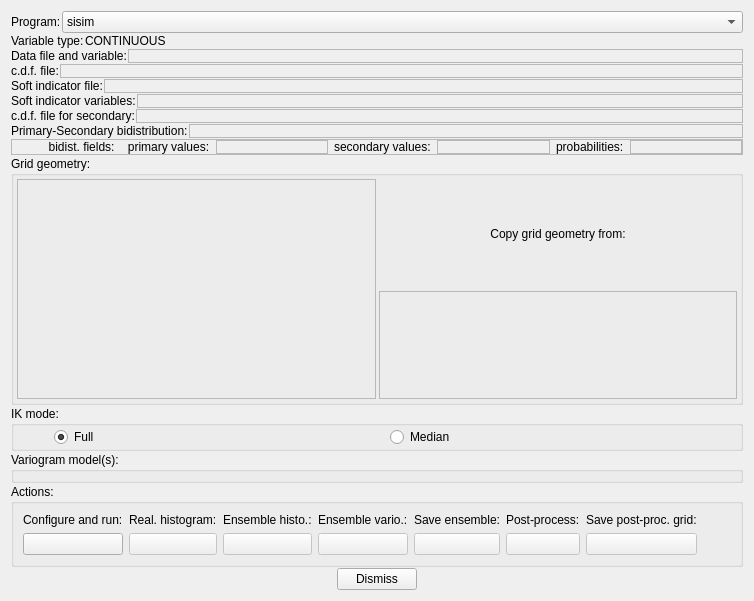
<?xml version="1.0" encoding="UTF-8"?>
<ui version="4.0">
 <class>SisimDialog</class>
 <widget class="QDialog" name="SisimDialog">
  <property name="geometry">
   <rect>
    <x>0</x>
    <y>0</y>
    <width>754</width>
    <height>601</height>
   </rect>
  </property>
  <property name="windowTitle">
   <string>Sequential Indicator Simulation Dialog</string>
  </property>
  <layout class="QVBoxLayout" name="verticalLayout">
   <property name="spacing">
    <number>1</number>
   </property>
   <item>
    <layout class="QHBoxLayout" name="horizontalLayout_13">
     <property name="bottomMargin">
      <number>0</number>
     </property>
     <item>
      <widget class="QLabel" name="label_5">
       <property name="text">
        <string>Program:</string>
       </property>
      </widget>
     </item>
     <item>
      <widget class="QComboBox" name="cmbProgram">
       <property name="sizePolicy">
        <sizepolicy hsizetype="Expanding" vsizetype="Fixed">
         <horstretch>0</horstretch>
         <verstretch>0</verstretch>
        </sizepolicy>
       </property>
       <item>
        <property name="text">
         <string>sisim</string>
        </property>
       </item>
       <item>
        <property name="text">
         <string>sisim_gs</string>
        </property>
       </item>
       <item>
        <property name="text">
         <string>sisim_lm</string>
        </property>
       </item>
      </widget>
     </item>
    </layout>
   </item>
   <item>
    <layout class="QHBoxLayout" name="horizontalLayout_2">
     <item>
      <widget class="QLabel" name="label">
       <property name="text">
        <string>Variable type:</string>
       </property>
      </widget>
     </item>
     <item>
      <widget class="QLabel" name="lblIKVarType">
       <property name="sizePolicy">
        <sizepolicy hsizetype="Expanding" vsizetype="Preferred">
         <horstretch>0</horstretch>
         <verstretch>0</verstretch>
        </sizepolicy>
       </property>
       <property name="text">
        <string>CONTINUOUS</string>
       </property>
      </widget>
     </item>
    </layout>
   </item>
   <item>
    <layout class="QHBoxLayout" name="horizontalLayout_3">
     <item>
      <widget class="QLabel" name="label_2">
       <property name="text">
        <string>Data file and variable:</string>
       </property>
      </widget>
     </item>
     <item>
      <widget class="QFrame" name="frmInput">
       <property name="sizePolicy">
        <sizepolicy hsizetype="Expanding" vsizetype="Preferred">
         <horstretch>0</horstretch>
         <verstretch>0</verstretch>
        </sizepolicy>
       </property>
       <property name="frameShape">
        <enum>QFrame::StyledPanel</enum>
       </property>
       <property name="frameShadow">
        <enum>QFrame::Raised</enum>
       </property>
       <layout class="QHBoxLayout" name="horizontalLayout_4">
        <property name="spacing">
         <number>0</number>
        </property>
        <property name="margin">
         <number>0</number>
        </property>
       </layout>
      </widget>
     </item>
    </layout>
   </item>
   <item>
    <layout class="QHBoxLayout" name="horizontalLayout_5">
     <item>
      <widget class="QLabel" name="lblDistributionFile">
       <property name="text">
        <string>c.d.f. file:</string>
       </property>
      </widget>
     </item>
     <item>
      <widget class="QFrame" name="frmDistribution">
       <property name="sizePolicy">
        <sizepolicy hsizetype="Expanding" vsizetype="Preferred">
         <horstretch>0</horstretch>
         <verstretch>0</verstretch>
        </sizepolicy>
       </property>
       <property name="frameShape">
        <enum>QFrame::StyledPanel</enum>
       </property>
       <property name="frameShadow">
        <enum>QFrame::Raised</enum>
       </property>
       <layout class="QHBoxLayout" name="horizontalLayout_7">
        <property name="spacing">
         <number>0</number>
        </property>
        <property name="margin">
         <number>0</number>
        </property>
       </layout>
      </widget>
     </item>
    </layout>
   </item>
   <item>
    <layout class="QHBoxLayout" name="horizontalLayout_6">
     <item>
      <widget class="QLabel" name="lblSecondaryDataFile">
       <property name="text">
        <string>Soft indicator file:</string>
       </property>
      </widget>
     </item>
     <item>
      <widget class="QFrame" name="frmSoftIndicatorFile">
       <property name="sizePolicy">
        <sizepolicy hsizetype="Expanding" vsizetype="Preferred">
         <horstretch>0</horstretch>
         <verstretch>0</verstretch>
        </sizepolicy>
       </property>
       <property name="frameShape">
        <enum>QFrame::StyledPanel</enum>
       </property>
       <property name="frameShadow">
        <enum>QFrame::Raised</enum>
       </property>
       <layout class="QHBoxLayout" name="horizontalLayout_8">
        <property name="spacing">
         <number>0</number>
        </property>
        <property name="margin">
         <number>0</number>
        </property>
       </layout>
      </widget>
     </item>
    </layout>
   </item>
   <item>
    <layout class="QHBoxLayout" name="horizontalLayout_9">
     <item>
      <widget class="QLabel" name="lblSecondaryDataVariables">
       <property name="text">
        <string>Soft indicator variables:</string>
       </property>
      </widget>
     </item>
     <item>
      <widget class="QFrame" name="frmSoftIndicatorVariables">
       <property name="sizePolicy">
        <sizepolicy hsizetype="Expanding" vsizetype="Preferred">
         <horstretch>0</horstretch>
         <verstretch>0</verstretch>
        </sizepolicy>
       </property>
       <property name="frameShape">
        <enum>QFrame::StyledPanel</enum>
       </property>
       <property name="frameShadow">
        <enum>QFrame::Raised</enum>
       </property>
       <layout class="QHBoxLayout" name="horizontalLayout_10">
        <property name="spacing">
         <number>0</number>
        </property>
        <property name="margin">
         <number>0</number>
        </property>
       </layout>
      </widget>
     </item>
    </layout>
   </item>
   <item>
    <layout class="QHBoxLayout" name="horizontalLayout_14">
     <property name="spacing">
      <number>-1</number>
     </property>
     <property name="bottomMargin">
      <number>0</number>
     </property>
     <item>
      <widget class="QLabel" name="lblDistrFileSecondary">
       <property name="text">
        <string>c.d.f. file for secondary:</string>
       </property>
      </widget>
     </item>
     <item>
      <widget class="QFrame" name="frmDistrSecondaryData">
       <property name="sizePolicy">
        <sizepolicy hsizetype="Expanding" vsizetype="Preferred">
         <horstretch>0</horstretch>
         <verstretch>0</verstretch>
        </sizepolicy>
       </property>
       <property name="frameShape">
        <enum>QFrame::StyledPanel</enum>
       </property>
       <property name="frameShadow">
        <enum>QFrame::Raised</enum>
       </property>
       <layout class="QHBoxLayout" name="horizontalLayout_15">
        <property name="margin">
         <number>0</number>
        </property>
       </layout>
      </widget>
     </item>
    </layout>
   </item>
   <item>
    <layout class="QHBoxLayout" name="horizontalLayout_16">
     <property name="bottomMargin">
      <number>0</number>
     </property>
     <item>
      <widget class="QLabel" name="lblBidistribution">
       <property name="text">
        <string>Primary-Secondary bidistribution:</string>
       </property>
      </widget>
     </item>
     <item>
      <widget class="QFrame" name="frmBidistribution">
       <property name="sizePolicy">
        <sizepolicy hsizetype="Expanding" vsizetype="Preferred">
         <horstretch>0</horstretch>
         <verstretch>0</verstretch>
        </sizepolicy>
       </property>
       <property name="frameShape">
        <enum>QFrame::StyledPanel</enum>
       </property>
       <property name="frameShadow">
        <enum>QFrame::Raised</enum>
       </property>
       <layout class="QHBoxLayout" name="horizontalLayout_17">
        <property name="margin">
         <number>0</number>
        </property>
       </layout>
      </widget>
     </item>
    </layout>
   </item>
   <item>
    <widget class="QFrame" name="frmBidistFields">
     <property name="frameShape">
      <enum>QFrame::StyledPanel</enum>
     </property>
     <property name="frameShadow">
      <enum>QFrame::Raised</enum>
     </property>
     <layout class="QHBoxLayout" name="horizontalLayout_18">
      <property name="margin">
       <number>0</number>
      </property>
      <item>
       <widget class="QLabel" name="label_3">
        <property name="text">
         <string>           bidist. fields:    primary values:</string>
        </property>
       </widget>
      </item>
      <item>
       <widget class="QFrame" name="frmBidistPrimaryField">
        <property name="sizePolicy">
         <sizepolicy hsizetype="Expanding" vsizetype="Preferred">
          <horstretch>0</horstretch>
          <verstretch>0</verstretch>
         </sizepolicy>
        </property>
        <property name="frameShape">
         <enum>QFrame::StyledPanel</enum>
        </property>
        <property name="frameShadow">
         <enum>QFrame::Raised</enum>
        </property>
        <layout class="QHBoxLayout" name="horizontalLayout_19">
         <property name="margin">
          <number>0</number>
         </property>
        </layout>
       </widget>
      </item>
      <item>
       <widget class="QLabel" name="label_4">
        <property name="text">
         <string>secondary values:</string>
        </property>
       </widget>
      </item>
      <item>
       <widget class="QFrame" name="frmBidistSecondaryField">
        <property name="sizePolicy">
         <sizepolicy hsizetype="Expanding" vsizetype="Preferred">
          <horstretch>0</horstretch>
          <verstretch>0</verstretch>
         </sizepolicy>
        </property>
        <property name="frameShape">
         <enum>QFrame::StyledPanel</enum>
        </property>
        <property name="frameShadow">
         <enum>QFrame::Raised</enum>
        </property>
        <layout class="QHBoxLayout" name="horizontalLayout_20">
         <property name="margin">
          <number>0</number>
         </property>
        </layout>
       </widget>
      </item>
      <item>
       <widget class="QLabel" name="label_6">
        <property name="text">
         <string>probabilities:</string>
        </property>
       </widget>
      </item>
      <item>
       <widget class="QFrame" name="frmBidistProbabilities">
        <property name="sizePolicy">
         <sizepolicy hsizetype="Expanding" vsizetype="Preferred">
          <horstretch>0</horstretch>
          <verstretch>0</verstretch>
         </sizepolicy>
        </property>
        <property name="frameShape">
         <enum>QFrame::StyledPanel</enum>
        </property>
        <property name="frameShadow">
         <enum>QFrame::Raised</enum>
        </property>
        <layout class="QHBoxLayout" name="horizontalLayout_21">
         <property name="margin">
          <number>0</number>
         </property>
        </layout>
       </widget>
      </item>
     </layout>
    </widget>
   </item>
   <item>
    <widget class="QGroupBox" name="groupBox_3">
     <property name="sizePolicy">
      <sizepolicy hsizetype="Preferred" vsizetype="Expanding">
       <horstretch>0</horstretch>
       <verstretch>0</verstretch>
      </sizepolicy>
     </property>
     <property name="title">
      <string>Grid geometry:</string>
     </property>
     <layout class="QGridLayout" name="gridLayout_3">
      <property name="margin">
       <number>3</number>
      </property>
      <property name="spacing">
       <number>3</number>
      </property>
      <item row="0" column="0" rowspan="2">
       <widget class="QFrame" name="frmGridGeomPlaceholder">
        <property name="frameShape">
         <enum>QFrame::StyledPanel</enum>
        </property>
        <property name="frameShadow">
         <enum>QFrame::Raised</enum>
        </property>
        <layout class="QVBoxLayout" name="verticalLayout_8"/>
       </widget>
      </item>
      <item row="0" column="1">
       <widget class="QLabel" name="label_8">
        <property name="text">
         <string>Copy grid geometry from:</string>
        </property>
        <property name="alignment">
         <set>Qt::AlignCenter</set>
        </property>
       </widget>
      </item>
      <item row="1" column="1">
       <widget class="QFrame" name="frmCopyGridSpecsPlaceholder">
        <property name="frameShape">
         <enum>QFrame::StyledPanel</enum>
        </property>
        <property name="frameShadow">
         <enum>QFrame::Raised</enum>
        </property>
        <layout class="QVBoxLayout" name="verticalLayout_9">
         <property name="spacing">
          <number>0</number>
         </property>
         <property name="margin">
          <number>0</number>
         </property>
        </layout>
       </widget>
      </item>
     </layout>
    </widget>
   </item>
   <item>
    <widget class="QGroupBox" name="groupBox">
     <property name="title">
      <string>IK mode:</string>
     </property>
     <layout class="QHBoxLayout" name="horizontalLayout_12">
      <property name="leftMargin">
       <number>40</number>
      </property>
      <property name="topMargin">
       <number>1</number>
      </property>
      <property name="rightMargin">
       <number>20</number>
      </property>
      <property name="bottomMargin">
       <number>1</number>
      </property>
      <item>
       <widget class="QRadioButton" name="radioFullIK">
        <property name="text">
         <string>Full</string>
        </property>
        <property name="checked">
         <bool>true</bool>
        </property>
       </widget>
      </item>
      <item>
       <widget class="QRadioButton" name="radioMedianIK">
        <property name="text">
         <string>Median</string>
        </property>
       </widget>
      </item>
     </layout>
    </widget>
   </item>
   <item>
    <widget class="QGroupBox" name="groupVariograms">
     <property name="title">
      <string>Variogram model(s):</string>
     </property>
     <layout class="QHBoxLayout" name="horizontalLayout_11">
      <property name="margin">
       <number>1</number>
      </property>
     </layout>
    </widget>
   </item>
   <item>
    <widget class="QGroupBox" name="groupBox_6">
     <property name="title">
      <string>Actions:</string>
     </property>
     <layout class="QGridLayout" name="gridLayout_6">
      <item row="0" column="0">
       <widget class="QLabel" name="label_11">
        <property name="text">
         <string>Configure and run:</string>
        </property>
       </widget>
      </item>
      <item row="1" column="4">
       <widget class="QPushButton" name="btnSaveRealizations">
        <property name="enabled">
         <bool>false</bool>
        </property>
        <property name="text">
         <string/>
        </property>
        <property name="icon">
         <iconset resource="../resources.qrc">
          <normaloff>:/icons32/save32</normaloff>:/icons32/save32</iconset>
        </property>
       </widget>
      </item>
      <item row="0" column="3">
       <widget class="QLabel" name="label_14">
        <property name="text">
         <string>Ensemble vario.:</string>
        </property>
       </widget>
      </item>
      <item row="1" column="0">
       <widget class="QPushButton" name="btnConfigAndRun">
        <property name="text">
         <string/>
        </property>
        <property name="icon">
         <iconset resource="../resources.qrc">
          <normaloff>:/icons32/setting32</normaloff>:/icons32/setting32</iconset>
        </property>
       </widget>
      </item>
      <item row="1" column="7">
       <spacer name="horizontalSpacer_3">
        <property name="orientation">
         <enum>Qt::Horizontal</enum>
        </property>
        <property name="sizeHint" stdset="0">
         <size>
          <width>40</width>
          <height>20</height>
         </size>
        </property>
       </spacer>
      </item>
      <item row="0" column="1">
       <widget class="QLabel" name="label_12">
        <property name="text">
         <string>Real. histogram:</string>
        </property>
       </widget>
      </item>
      <item row="0" column="4">
       <widget class="QLabel" name="label_15">
        <property name="text">
         <string>Save ensemble:</string>
        </property>
       </widget>
      </item>
      <item row="1" column="2">
       <widget class="QPushButton" name="btnEnsembleHistogram">
        <property name="enabled">
         <bool>false</bool>
        </property>
        <property name="text">
         <string/>
        </property>
        <property name="icon">
         <iconset resource="../resources.qrc">
          <normaloff>:/icons32/histonreals32</normaloff>:/icons32/histonreals32</iconset>
        </property>
       </widget>
      </item>
      <item row="1" column="3">
       <widget class="QPushButton" name="btnEnsembleVariogram">
        <property name="enabled">
         <bool>false</bool>
        </property>
        <property name="text">
         <string/>
        </property>
        <property name="icon">
         <iconset resource="../resources.qrc">
          <normaloff>:/icons32/varnreals32</normaloff>:/icons32/varnreals32</iconset>
        </property>
       </widget>
      </item>
      <item row="1" column="1">
       <widget class="QPushButton" name="btnRealizationHistogram">
        <property name="enabled">
         <bool>false</bool>
        </property>
        <property name="text">
         <string/>
        </property>
        <property name="icon">
         <iconset resource="../resources.qrc">
          <normaloff>:/icons32/histo32</normaloff>:/icons32/histo32</iconset>
        </property>
       </widget>
      </item>
      <item row="0" column="2">
       <widget class="QLabel" name="label_13">
        <property name="text">
         <string>Ensemble histo.:</string>
        </property>
       </widget>
      </item>
      <item row="1" column="5">
       <widget class="QPushButton" name="btnPostsim">
        <property name="enabled">
         <bool>false</bool>
        </property>
        <property name="text">
         <string/>
        </property>
        <property name="icon">
         <iconset resource="../resources.qrc">
          <normaloff>:/icons32/setting32</normaloff>:/icons32/setting32</iconset>
        </property>
       </widget>
      </item>
      <item row="0" column="5">
       <widget class="QLabel" name="label_16">
        <property name="text">
         <string>Post-process:</string>
        </property>
       </widget>
      </item>
      <item row="1" column="6">
       <widget class="QPushButton" name="btnSavePostsim">
        <property name="enabled">
         <bool>false</bool>
        </property>
        <property name="text">
         <string/>
        </property>
        <property name="icon">
         <iconset resource="../resources.qrc">
          <normaloff>:/icons32/save32</normaloff>:/icons32/save32</iconset>
        </property>
       </widget>
      </item>
      <item row="0" column="6">
       <widget class="QLabel" name="label_17">
        <property name="text">
         <string>Save post-proc. grid:</string>
        </property>
       </widget>
      </item>
     </layout>
    </widget>
   </item>
   <item>
    <layout class="QHBoxLayout" name="horizontalLayout">
     <item>
      <spacer name="horizontalSpacer">
       <property name="orientation">
        <enum>Qt::Horizontal</enum>
       </property>
       <property name="sizeHint" stdset="0">
        <size>
         <width>40</width>
         <height>20</height>
        </size>
       </property>
      </spacer>
     </item>
     <item>
      <widget class="QPushButton" name="btnDismiss">
       <property name="text">
        <string>Dismiss</string>
       </property>
      </widget>
     </item>
     <item>
      <spacer name="horizontalSpacer_2">
       <property name="orientation">
        <enum>Qt::Horizontal</enum>
       </property>
       <property name="sizeHint" stdset="0">
        <size>
         <width>40</width>
         <height>20</height>
        </size>
       </property>
      </spacer>
     </item>
    </layout>
   </item>
  </layout>
 </widget>
 <resources>
  <include location="../resources.qrc"/>
 </resources>
 <connections>
  <connection>
   <sender>btnDismiss</sender>
   <signal>clicked()</signal>
   <receiver>SisimDialog</receiver>
   <slot>reject()</slot>
   <hints>
    <hint type="sourcelabel">
     <x>390</x>
     <y>444</y>
    </hint>
    <hint type="destinationlabel">
     <x>386</x>
     <y>291</y>
    </hint>
   </hints>
  </connection>
  <connection>
   <sender>radioFullIK</sender>
   <signal>clicked()</signal>
   <receiver>SisimDialog</receiver>
   <slot>onUpdateVariogramSelectors()</slot>
   <hints>
    <hint type="sourcelabel">
     <x>130</x>
     <y>308</y>
    </hint>
    <hint type="destinationlabel">
     <x>116</x>
     <y>290</y>
    </hint>
   </hints>
  </connection>
  <connection>
   <sender>radioMedianIK</sender>
   <signal>clicked()</signal>
   <receiver>SisimDialog</receiver>
   <slot>onUpdateVariogramSelectors()</slot>
   <hints>
    <hint type="sourcelabel">
     <x>722</x>
     <y>308</y>
    </hint>
    <hint type="destinationlabel">
     <x>521</x>
     <y>290</y>
    </hint>
   </hints>
  </connection>
  <connection>
   <sender>btnConfigAndRun</sender>
   <signal>clicked()</signal>
   <receiver>SisimDialog</receiver>
   <slot>onConfigureAndRun()</slot>
   <hints>
    <hint type="sourcelabel">
     <x>43</x>
     <y>400</y>
    </hint>
    <hint type="destinationlabel">
     <x>5</x>
     <y>400</y>
    </hint>
   </hints>
  </connection>
  <connection>
   <sender>btnRealizationHistogram</sender>
   <signal>clicked()</signal>
   <receiver>SisimDialog</receiver>
   <slot>onRealizationHistogram()</slot>
   <hints>
    <hint type="sourcelabel">
     <x>144</x>
     <y>399</y>
    </hint>
    <hint type="destinationlabel">
     <x>3</x>
     <y>378</y>
    </hint>
   </hints>
  </connection>
  <connection>
   <sender>btnEnsembleHistogram</sender>
   <signal>clicked()</signal>
   <receiver>SisimDialog</receiver>
   <slot>onEnsembleHistogram()</slot>
   <hints>
    <hint type="sourcelabel">
     <x>279</x>
     <y>409</y>
    </hint>
    <hint type="destinationlabel">
     <x>2</x>
     <y>365</y>
    </hint>
   </hints>
  </connection>
  <connection>
   <sender>btnEnsembleVariogram</sender>
   <signal>clicked()</signal>
   <receiver>SisimDialog</receiver>
   <slot>onEnsembleVariogram()</slot>
   <hints>
    <hint type="sourcelabel">
     <x>365</x>
     <y>409</y>
    </hint>
    <hint type="destinationlabel">
     <x>702</x>
     <y>365</y>
    </hint>
   </hints>
  </connection>
  <connection>
   <sender>btnSaveRealizations</sender>
   <signal>clicked()</signal>
   <receiver>SisimDialog</receiver>
   <slot>onSaveEnsemble()</slot>
   <hints>
    <hint type="sourcelabel">
     <x>447</x>
     <y>409</y>
    </hint>
    <hint type="destinationlabel">
     <x>703</x>
     <y>403</y>
    </hint>
   </hints>
  </connection>
  <connection>
   <sender>btnPostsim</sender>
   <signal>clicked()</signal>
   <receiver>SisimDialog</receiver>
   <slot>onPostsim()</slot>
   <hints>
    <hint type="sourcelabel">
     <x>519</x>
     <y>409</y>
    </hint>
    <hint type="destinationlabel">
     <x>749</x>
     <y>384</y>
    </hint>
   </hints>
  </connection>
  <connection>
   <sender>btnSavePostsim</sender>
   <signal>clicked()</signal>
   <receiver>SisimDialog</receiver>
   <slot>onSavePostsim()</slot>
   <hints>
    <hint type="sourcelabel">
     <x>627</x>
     <y>409</y>
    </hint>
    <hint type="destinationlabel">
     <x>745</x>
     <y>436</y>
    </hint>
   </hints>
  </connection>
  <connection>
   <sender>cmbProgram</sender>
   <signal>activated(QString)</signal>
   <receiver>SisimDialog</receiver>
   <slot>onSisimProgramChanged(QString)</slot>
   <hints>
    <hint type="sourcelabel">
     <x>93</x>
     <y>22</y>
    </hint>
    <hint type="destinationlabel">
     <x>4</x>
     <y>46</y>
    </hint>
   </hints>
  </connection>
 </connections>
 <slots>
  <slot>onUpdateVariogramSelectors()</slot>
  <slot>onConfigureAndRun()</slot>
  <slot>onRealizationHistogram()</slot>
  <slot>onEnsembleHistogram()</slot>
  <slot>onEnsembleVariogram()</slot>
  <slot>onSaveEnsemble()</slot>
  <slot>onPostsim()</slot>
  <slot>onSavePostsim()</slot>
  <slot>onSisimProgramChanged(QString)</slot>
 </slots>
</ui>
